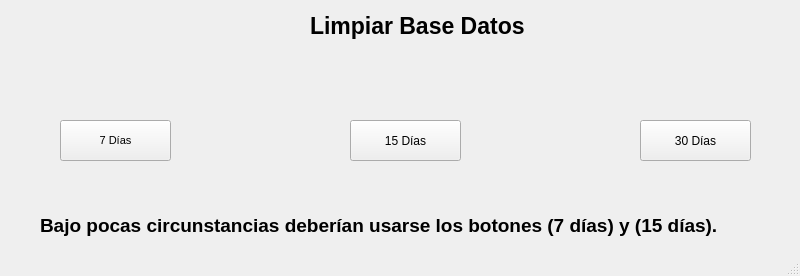
<?xml version="1.0" encoding="UTF-8"?>
<ui version="4.0">
 <class>MainWindow</class>
 <widget class="QMainWindow" name="MainWindow">
  <property name="geometry">
   <rect>
    <x>0</x>
    <y>0</y>
    <width>800</width>
    <height>276</height>
   </rect>
  </property>
  <property name="windowTitle">
   <string>MainWindow</string>
  </property>
  <widget class="QWidget" name="centralwidget">
   <widget class="QPushButton" name="treinta">
    <property name="geometry">
     <rect>
      <x>640</x>
      <y>120</y>
      <width>111</width>
      <height>41</height>
     </rect>
    </property>
    <property name="text">
     <string>30 Días</string>
    </property>
   </widget>
   <widget class="QPushButton" name="quince">
    <property name="geometry">
     <rect>
      <x>350</x>
      <y>120</y>
      <width>111</width>
      <height>41</height>
     </rect>
    </property>
    <property name="text">
     <string>15 Días</string>
    </property>
   </widget>
   <widget class="QPushButton" name="siete">
    <property name="geometry">
     <rect>
      <x>60</x>
      <y>120</y>
      <width>111</width>
      <height>41</height>
     </rect>
    </property>
    <property name="font">
     <font>
      <pointsize>8</pointsize>
     </font>
    </property>
    <property name="text">
     <string>7 Días</string>
    </property>
   </widget>
   <widget class="QLabel" name="label">
    <property name="geometry">
     <rect>
      <x>310</x>
      <y>10</y>
      <width>311</width>
      <height>31</height>
     </rect>
    </property>
    <property name="font">
     <font>
      <pointsize>17</pointsize>
      <weight>75</weight>
      <bold>true</bold>
     </font>
    </property>
    <property name="text">
     <string>Limpiar Base Datos</string>
    </property>
   </widget>
   <widget class="QLabel" name="label_2">
    <property name="geometry">
     <rect>
      <x>40</x>
      <y>210</y>
      <width>731</width>
      <height>31</height>
     </rect>
    </property>
    <property name="font">
     <font>
      <pointsize>14</pointsize>
      <weight>75</weight>
      <bold>true</bold>
     </font>
    </property>
    <property name="text">
     <string>Bajo pocas circunstancias deberían usarse los botones (7 días) y (15 días).</string>
    </property>
   </widget>
  </widget>
  <widget class="QStatusBar" name="statusbar"/>
 </widget>
 <resources/>
 <connections/>
</ui>
